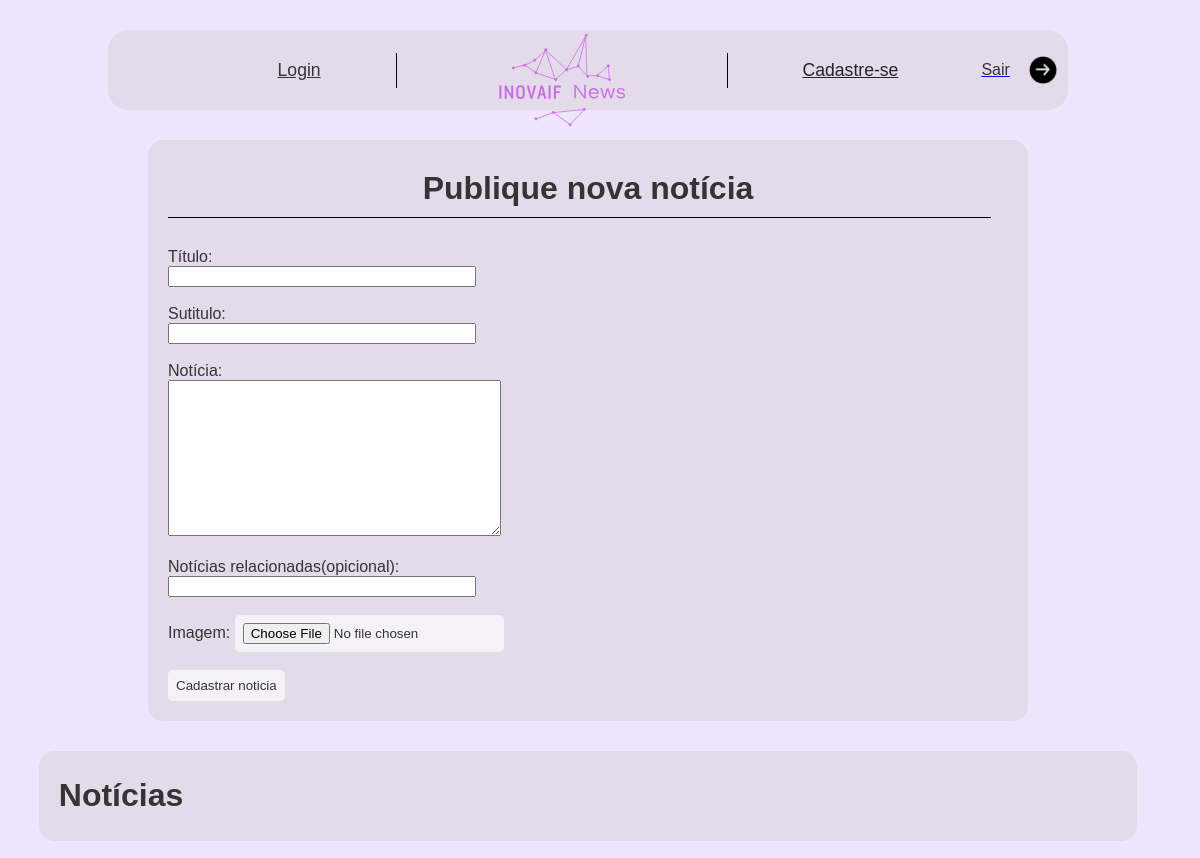
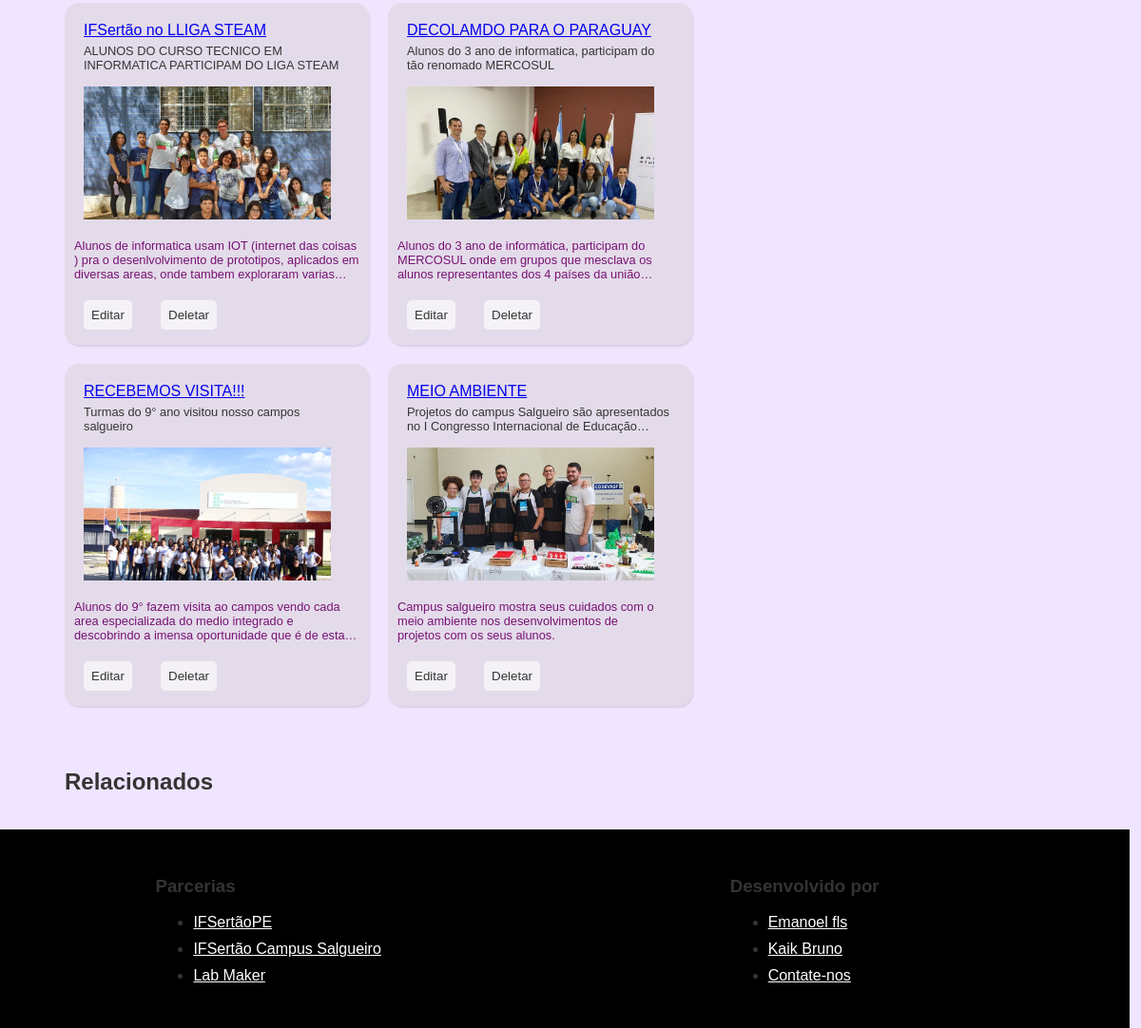
The app's page /painel.php with its own data (2 pictures, top to bottom).
### tables this page shows
CREATE TABLE `noticias` (
  `id` int(11) NOT NULL,
  `titulo` text NOT NULL,
  `subtitulo` text NOT NULL,
  `descricao` text NOT NULL,
  `foto` text NOT NULL,
  `relacionados` text NOT NULL
);

### painel.php (the view, shortened to what this page needs)
<?php
    include_once("conexao.php");
?>
<!DOCTYPE html>
<html lang="pt-br">
<head>
    <link href="css/painel.css" rel="stylesheet">
</head>
<body>
<?php include("elementos/cabecalho-painel.php"); ?>
    <div class="cadastrar-noticia">
        <?php
            if(isset($_GET['id']) && !empty($_GET['id'])) {
            $id = $_GET['id'];
            $query = "SELECT * FROM noticias WHERE id='$id'";
            $res = mysqli_query($conn,$query);
            $dados = mysqli_fetch_assoc($res);
        ?>
        <h1 style="text-align:center; margin:10px;">Editar notícia</h1>
        <div class="linha"></div>
        <form action="funcoes.php" method="POST" enctype="multipart/form-data">
            <input type="hidden" name="operacao" value="editarNoticia">
            <input type="hidden" name="idNoticia" value="<?php echo $dados['id']; ?>">
            <label for="titulo">Título:</label>
            <input type="text" name="titulo" value="<?php echo $dados['titulo']; ?>" style="width:300px">
            <br><br>
            <label for="subtitulo">Sutitulo:</label>
            <input type="text" name="subtitulo" value="<?php echo $dados['subtitulo']; ?>" style="width:300px">
            <br><br>
            <label for="descricao">Notícia:</label><br>
            <textarea name="descricao" id="descricao" cols="49" rows="10"><?php echo $dados['descricao']; ?></textarea><br><br>
            <label for="relacionados">Notícias relacionadas:</label><br>
                <input type="text" name="relacionados" value="<?php echo $dados['relacionados']; ?> " style="width:300px">
                <br>
            <br><br>
            <label for="foto">Imagem:</label>
            <input type="file" name="foto" id="foto" class="botoes">
            <br><br>
            <input type="submit" value="Editar noticia" class="botoes">
            <br>
            </form>
        <?php }else{ ?>
            <div>
                <h1 class="titulo" style="text-align:center;margin:10px;">Publique nova notícia</h1>
                <div class="linha"></div>
            </div>
            <form action="funcoes.php" method="POST" enctype="multipart/form-data">
                <label for="titulo">Título:</label><br>
                <input type="text" name="titulo" style="width:300px">
                <br><br>
                <label for="subtitulo">Sutitulo:</label><br>
                <input type="text" name="subtitulo" style="width:300px">
                <br><br>
                <label for="descricao">Notícia:</label><br>
                <textarea name="descricao" id="descricao" cols="39" rows="10"></textarea>
                <br><br>
                <label for="relacionados">Notícias relacionadas(opicional):</label><br>
                <input type="text" name="relacionados" style="width:300px">
                <br><br>
                <label for="foto">Imagem:</label>
                <input type="file" name="foto" id="foto" class="botoes">
                <br><br>
                <input type="submit" value="Cadastrar noticia" class="botoes">
                <br>
            </form>
        <?php } ?>
    </div>
        <div class="card-noticias">
            <h1 class="titulo-not">Notícias</h1>
        </div>
        <?php
            $query = "SELECT * FROM noticias";
            $res = mysqli_query($conn,$query);
        ?>
    <main>
        <div class="painel">
            <?php while($dados = mysqli_fetch_assoc($res)){  ?>
                <div class="noticias">
                    <a href="#" class="titulo-noticias">
                            <?php echo $dados['titulo']; ?>
                    </a>
                    <p class="subtitulo">
                        <?php echo $dados['subtitulo']; ?>
                    </p>
                    <div class="secao-foto">
                        <img src="<?php echo $dados['foto']; ?>" alt="Img não carregada" class="foto">
                    </div>
                    <div class="descricao-container">
                        <div class="descricao">
                            <?php echo $dados['descricao']; ?>
                        </div>
                    </div>
                    <div class="buton-opcoes">
                    <a href="painel.php?id=<?php echo $dados['id']; ?>">
                        <button type="button" class="botoes">Editar</button>
                    </a>
                    <form action="funcoes.php" method="post">
                        <input type="submit" value="Deletar" class="botoes">
                    </form>
                </div>
            </div>
            <?php  } ?>
        </div>
        <div class="relacionados">
            <h1>Relacionados</h1>
        </div>
    </main>
    <footer>
        <div class="areas">
            <h3>Parcerias</h3>
            <ul>
                <li><a href="https://www.instagram.com/ifsertaope/">IFSertãoPE</a>
                <li><a href="https://www.instagram.com/ifsertaope.salgueiro/">IFSertão Campus Salgueiro</a>
                <li><a href="https://www.instagram.com/labmaker.salgueiro/">Lab Maker</a>
            </ul>
        </div>
        <div class="areas">
            <h3>Desenvolvido por</h3>
            <ul>
                <li><a href="https://www.instagram.com/emanoelferreira_lunguinho/">Emanoel fls</a>
                <li><a href="#">Kaik Bruno</a>
                <li><a href="#">Contate-nos</a>
            </ul>
        </div>
    </footer>
</body>
</html>

### elementos/cabecalho-painel.php (shortened to what this page needs)
<!DOCTYPE html>
<head>
</head>
<body>
    <header>
        <div class="sair"></div>
        <a href="login.php" class="login">Login</a>
        <img src="img/logo.svg" alt="Logo">
        <a href="cadastrar.php" class="cadastrar">Cadastre-se</a>
        <a href="logout.php">
            <div class="sair">
                <p class="sair-p">Sair</p>
                <img src="img/sair2.png" class="sair-botao">
            </div>
        </a>
    </header>
</body>
</html>

### css/painel.css (style rules this page uses)
body { background-color: rgb(240, 229, 255); color: rgb(52, 52, 52); font-family: Arial, Helvetica, sans-serif; width: 98vw; margin: 0; padding: 0; position: relative; }
.cadastrar-noticia { background-color: rgba(209, 204, 204, 0.41); padding: 20px; border-radius: 15px; width: 70vw; margin: auto; }
.card-noticias { border: 0; margin: auto; background-color: rgba(209, 204, 204, 0.41); width: 90%; padding: 5px 20px; border-radius: 15px; margin-top: 30px; }
main { width: 90vw; margin:auto; display:flex; flex-wrap: wrap; }
.relacionados { width: 300px; height:auto; margin: 20px 0px 10px 0px; padding:10px 10px 10px 0px; border-radius: 10px; justify-content: right; }
.relacionados > h1 { font-size: 1.5em; margin-left: 20px; }
.titulo-noticias, .subtitulo { margin-left: 10px; }
.painel { display: flex; flex-wrap: wrap; width: auto; max-width: 70%; padding: 10px; }
.noticias { width: 300px; height: 330px; background-color: rgba(209, 204, 204, 0.41); padding: 20px 10px 10px 10px; border-radius: 15px; margin: 10px; box-shadow: 1px 2px 2px rgba(0, 0, 0, 0.103); }
.secao-foto { width: 90%; height: 150px; overflow: hidden; }
.foto { width: 100%; height: auto; margin:0; }
.buton-opcoes { display: flex; justify-content: space-between; width: 140px; padding-left: 10px; }
.botoes { border:0px; padding: 8px; background-color: rgba(255, 255, 255, 0.639); color: #343434; border-radius: 5px; }
.subtitulo, .titulo-noticias { margin:5px 10px; }
.subtitulo { font-size: 0.8em; overflow: hidden; display: -webkit-box; -webkit-box-orient: vertical; -webkit-line-clamp: 2; }
.descricao { font-size: 0.8em; color: rgba(110, 0, 106, 0.925); margin: 0; }
.linha { width: 98%; height:1px; background-color: black; margin-bottom: 30px; }
.descricao-container { max-height: 12em; overflow: hidden; display: -webkit-box; -webkit-box-orient: vertical; -webkit-line-clamp: 3; margin: 20px 0px 20px 0px; }
footer { height:150; width:94vw; padding: 30px; background-color: black; display: flex; justify-content:space-around; }
.areas { margin-right: 100px; }
.areas > ul >li> a { color:white; }
.areas > ul >li { margin-bottom: 10px; }

### elementos/cabecalho-painel.php (style rules this page uses)
header { width: 80%; padding: 10px; display: flex; justify-content: space-around; background-color:rgba(209, 204, 204, 0.41); margin: auto; margin: 30px auto; border-radius: 20px; align-items: center; height: 60px; }
a.cadastrar, a.login { color:rgb(52, 52, 52); padding: 5px; border-radius: 5px; font-size: 1.1em; }
a.cadastrar,a.login:hover { color: rgb(36, 36, 36); }
img { margin-top: 20px; width: 170px; padding: 10px; border-radius: 10px; }
.sair-p { padding: 8px; color: rgb(52, 52, 52); font-size: 1em; }
.sair { width: 50px; height: 100%; display: flex; align-items: center; }
.sair-botao { width: 30px; height: 30px; margin: 0; }

### records on screen
noticias: titulo "IFSertão no LLIGA STEAM", subtitulo "ALUNOS DO CURSO TECNICO EM INFORMATICA PARTICIPAM DO LIGA STEAM", foto (picture), descricao "Alunos de informatica usam IOT (internet das coisas ) pra o desenlvolvimento de prototipos, aplicados em diversas areas, onde tambem exploraram…"
noticias: titulo "DECOLAMDO PARA O PARAGUAY", subtitulo "Alunos do 3 ano de informatica, participam do tão renomado MERCOSUL", foto (picture), descricao "Alunos do 3 ano de informática, participam do MERCOSUL onde em grupos que mesclava os alunos representantes dos 4 países da…"
noticias: titulo "RECEBEMOS VISITA!!!", subtitulo "Turmas do 9° ano visitou nosso campos salgueiro", foto (picture), descricao "Alunos do 9° fazem visita ao campos vendo cada area especializada do medio integrado e descobrindo a imensa oportunidade que é de…"
noticias: titulo "MEIO AMBIENTE", subtitulo "Projetos do campus Salgueiro são apresentados no I Congresso Internacional de…", foto (picture), descricao "Campus salgueiro mostra seus cuidados com o meio ambiente nos desenvolvimentos de projetos com os seus alunos."
